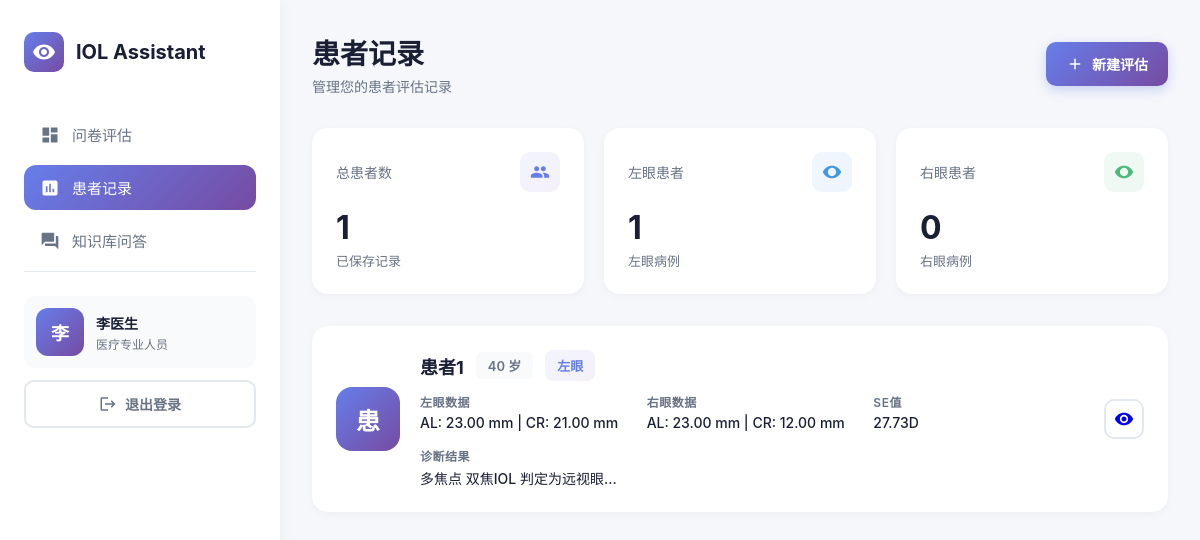
Page /show_result (signed in) on the committed database.
### tables this page shows
CREATE TABLE results (
            id INTEGER PRIMARY KEY AUTOINCREMENT,
            user_id INTEGER,
            patient_name TEXT,
            patient_age INTEGER,
            patient_phone TEXT,
            patient_gender TEXT,
            left_eye_al REAL,
            left_eye_cr REAL,
            right_eye_al REAL,
            right_eye_cr REAL,
            affected_eye TEXT,
            se_value REAL,
            answered_questions TEXT,
            result TEXT,
            doctor_notes TEXT,
            created_at TIMESTAMP DEFAULT CURRENT_TIMESTAMP,
            updated_at TIMESTAMP DEFAULT CURRENT_TIMESTAMP,
            FOREIGN KEY (user_id) REFERENCES users (id)
        );

### app.py (the view)
@app.route('/show_result')
@login_required
def show_result():
    conn = get_db_connection()
    patients = conn.execute('''
        SELECT * FROM results
        WHERE user_id = ?
        ORDER BY created_at DESC
    ''', (session['user_id'],)).fetchall()
    formatted_patients = format_patient_list(patients)
    conn.close()
    return render_template('patients.html', patients=formatted_patients,
                           username=session.get('full_name') or session.get('username'),
                           role=session.get('role'))

### app.py (called while the page is built)
def get_db_connection():
    conn = sqlite3.connect('results.db')
    conn.row_factory = sqlite3.Row
    return conn

def login_required(f):
    @wraps(f)
    def decorated_function(*args, **kwargs):
        if 'user_id' not in session:
            return redirect(url_for('login'))
        return f(*args, **kwargs)
    return decorated_function

### templates/patients.html (shortened to what this page needs)
<!DOCTYPE html>
<html lang="zh-CN">
<head>
</head>
<body>
    <div class="dashboard">
        <aside class="sidebar">
            <div class="logo">
                <div class="logo-icon">
                    <svg width="24" height="24" viewBox="0 0 24 24" fill="white">
                        <path d="M12 4.5C7 4.5 2.73 7.61 1 12c1.73 4.39 6 7.5 11 7.5s9.27-3.11 11-7.5c-1.73-4.39-6-7.5-11-7.5zM12 17c-2.76 0-5-2.24-5-5s2.24-5 5-5 5 2.24 5 5-2.24 5-5 5zm0-8c-1.66 0-3 1.34-3 3s1.34 3 3 3 3-1.34 3-3-1.34-3-3-3z"/>
                    </svg>
                </div>
                <h1>IOL Assistant</h1>
            </div>
            <ul class="nav-menu">
                <li class="nav-item">
                    <a href="/" class="nav-link">
                        <svg class="nav-icon" viewBox="0 0 24 24" fill="currentColor">
                            <path d="M3 13h8V3H3v10zm0 8h8v-6H3v6zm10 0h8V11h-8v10zm0-18v6h8V3h-8z"/>
                        </svg>
                        <span>问卷评估</span>
                    </a>
                </li>
                <li class="nav-item">
                    <a href="{{ url_for('show_result') }}" class="nav-link active">
                        <svg class="nav-icon" viewBox="0 0 24 24" fill="currentColor">
                            <path d="M19 3H5c-1.1 0-2 .9-2 2v14c0 1.1.9 2 2 2h14c1.1 0 2-.9 2-2V5c0-1.1-.9-2-2-2zM9 17H7v-7h2v7zm4 0h-2V7h2v10zm4 0h-2v-4h2v4z"/>
                        </svg>
                        <span>患者记录</span>
                    </a>
                </li>
                <li class="nav-item">
                    <a href="/rag" class="nav-link">
                        <svg class="nav-icon" viewBox="0 0 24 24" fill="currentColor">
                            <path d="M21 6h-2v9H6v2c0 .55.45 1 1 1h11l4 4V7c0-.55-.45-1-1-1zm-4 6V3c0-.55-.45-1-1-1H3c-.55 0-1 .45-1 1v14l4-4h10c.55 0 1-.45 1-1z"/>
                        </svg>
                        <span>知识库问答</span>
                    </a>
                </li>
            </ul>
            <div class="user-profile">
                <div class="user-card">
                    <div class="user-avatar">{{ username[0] if username else 'U' }}</div>
                    <div class="user-info">
                        <h3>{{ username or '用户' }}</h3>
                        <p>医疗专业人员</p>
                    </div>
                </div>
                <button class="logout-btn" onclick="logout()">
                    <svg width="18" height="18" viewBox="0 0 24 24" fill="currentColor">
                        <path d="M17 7l-1.41 1.41L18.17 11H8v2h10.17l-2.58 2.58L17 17l5-5zM4 5h8V3H4c-1.1 0-2 .9-2 2v14c0 1.1.9 2 2 2h8v-2H4V5z"/>
                    </svg>
                    退出登录
                </button>
            </div>
        </aside>
        <main class="main-content">
            <div class="top-bar">
                <div class="page-title">
                    <h2>患者记录</h2>
                    <p>管理您的患者评估记录</p>
                </div>
                <a href="{{ url_for('index') }}" class="btn btn-primary">
                    <svg width="18" height="18" viewBox="0 0 24 24" fill="currentColor">
                        <path d="M19 13h-6v6h-2v-6H5v-2h6V5h2v6h6v2z"/>
                    </svg>
                    新建评估
                </a>
            </div>
            <div class="stats-grid">
                <div class="stat-card">
                    <div class="stat-header">
                        <span class="stat-label">总患者数</span>
                        <div class="stat-icon purple">
                        </div>
                    </div>
                    <div class="stat-value">{{ patients|length }}</div>
                    <div class="stat-subtitle">已保存记录</div>
                </div>
                <div class="stat-card">
                    <div class="stat-header">
                        <span class="stat-label">左眼患者</span>
                        <div class="stat-icon blue">
                            <svg width="20" height="20" viewBox="0 0 24 24" fill="currentColor">
                                <path d="M12 4.5C7 4.5 2.73 7.61 1 12c1.73 4.39 6 7.5 11 7.5s9.27-3.11 11-7.5c-1.73-4.39-6-7.5-11-7.5zM12 17c-2.76 0-5-2.24-5-5s2.24-5 5-5 5 2.24 5 5-2.24 5-5 5z"/>
                            </svg>
                        </div>
                    </div>
                    <div class="stat-value">{{ patients|selectattr('affected_eye', 'equalto', 'left')|list|length }}</div>
                    <div class="stat-subtitle">左眼病例</div>
                </div>
                <div class="stat-card">
                    <div class="stat-header">
                        <span class="stat-label">右眼患者</span>
                        <div class="stat-icon green">
                            <svg width="20" height="20" viewBox="0 0 24 24" fill="currentColor">
                                <path d="M12 4.5C7 4.5 2.73 7.61 1 12c1.73 4.39 6 7.5 11 7.5s9.27-3.11 11-7.5c-1.73-4.39-6-7.5-11-7.5zM12 17c-2.76 0-5-2.24-5-5s2.24-5 5-5 5 2.24 5 5-2.24 5-5 5z"/>
                            </svg>
                        </div>
                    </div>
                    <div class="stat-value">{{ patients|selectattr('affected_eye', 'equalto', 'right')|list|length }}</div>
                    <div class="stat-subtitle">右眼病例</div>
                </div>
            </div>
            {% if patients %}
            <div class="patients-grid">
                {% for patient in patients %}
                <div class="patient-card">
                    <div class="patient-avatar">{{ patient.patient_name[0] if patient.patient_name else 'P' }}</div>
                    <div class="patient-info">
                        <div class="patient-header">
                            <span class="patient-name">{{ patient.patient_name }}</span>
                            <span class="patient-age">{{ patient.patient_age }} 岁</span>
                            <span class="eye-badge {{ patient.affected_eye }}">
                                {{ "左眼" if patient.affected_eye == "left" else "右眼" }}
                            </span>
                        </div>
                        <div class="patient-meta">
                            <div class="meta-item">
                                <span class="meta-label">左眼数据</span>
                                <span class="meta-value">
                                    AL: {{ "%.2f"|format(patient.left_eye.al) if patient.left_eye.al else "N/A" }} mm |
                                    CR: {{ "%.2f"|format(patient.left_eye.cr) if patient.left_eye.cr else "N/A" }} mm
                                </span>
                            </div>
                            <div class="meta-item">
                                <span class="meta-label">右眼数据</span>
                                <span class="meta-value">
                                    AL: {{ "%.2f"|format(patient.right_eye.al) if patient.right_eye.al else "N/A" }} mm |
                                    CR: {{ "%.2f"|format(patient.right_eye.cr) if patient.right_eye.cr else "N/A" }} mm
                                </span>
                            </div>
                            <div class="meta-item">
                                <span class="meta-label">SE值</span>
                                <span class="meta-value">
                                    {{ "%.2f"|format(patient.se_value) if patient.se_value else "未计算" }}D
                                </span>
                            </div>
                            <div class="meta-item">
                                <span class="meta-label">诊断结果</span>
                                <span class="meta-value" style="overflow: hidden; text-overflow: ellipsis; white-space: nowrap;">
                                    {{ patient.result[:40] + "..." if patient.result|length > 40 else patient.result }}
                                </span>
                            </div>
                        </div>
                    </div>
                    <div class="patient-actions">
                        <a href="{{ url_for('patient_detail', id=patient.id) }}" class="btn-icon" title="查看详情">
                            <svg width="20" height="20" viewBox="0 0 24 24" fill="currentColor">
                                <path d="M12 4.5C7 4.5 2.73 7.61 1 12c1.73 4.39 6 7.5 11 7.5s9.27-3.11 11-7.5c-1.73-4.39-6-7.5-11-7.5zM12 17c-2.76 0-5-2.24-5-5s2.24-5 5-5 5 2.24 5 5-2.24 5-5 5zm0-8c-1.66 0-3 1.34-3 3s1.34 3 3 3 3-1.34 3-3-1.34-3-3-3z"/>
                            </svg>
                        </a>
                    </div>
                </div>
                {% endfor %}
            </div>
            {% endif %}
        </main>
    </div>
</body>
</html>

### rows in the picture
results: patient_name "患", patient_name "患者1", patient_age "40", affected_eye "左眼", left_eye_al "23.00", left_eye_cr "21.00", right_eye_al "23.00", right_eye_cr "12.00", se_value "27.73", result "多焦点 双焦IOL 判定为远视眼，…"

### other values in the picture
{{ username[0] if username else 'U' }} "李"
{{ username or '用户' }} "李医生"
{{ patients|length }} "1"
{{ patients|selectattr('affected_eye', 'equalto', 'left')|list|length }} "1"
{{ patients|selectattr('affected_eye', 'equalto', 'right')|list|length }} "0"
